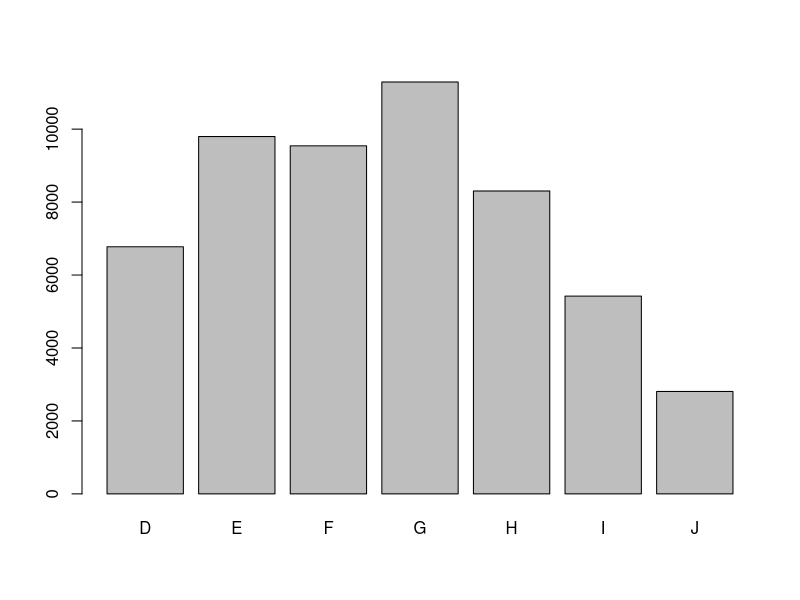
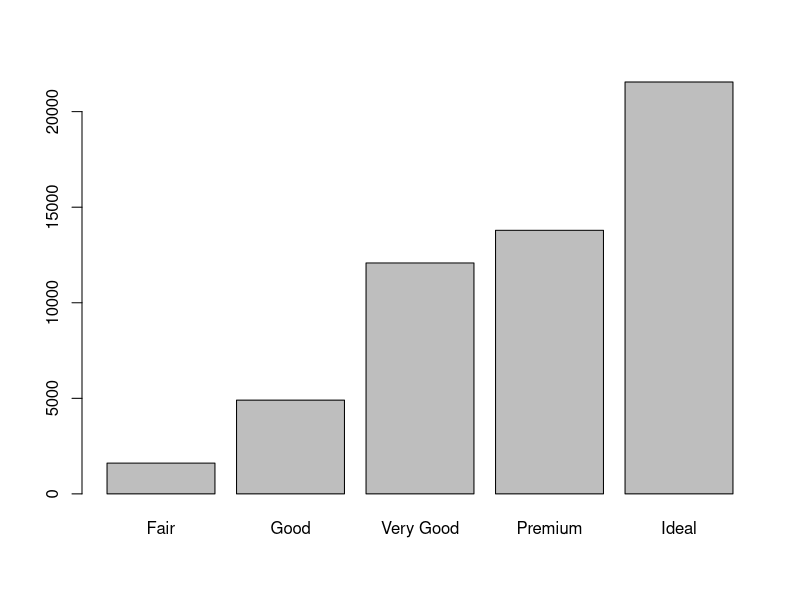
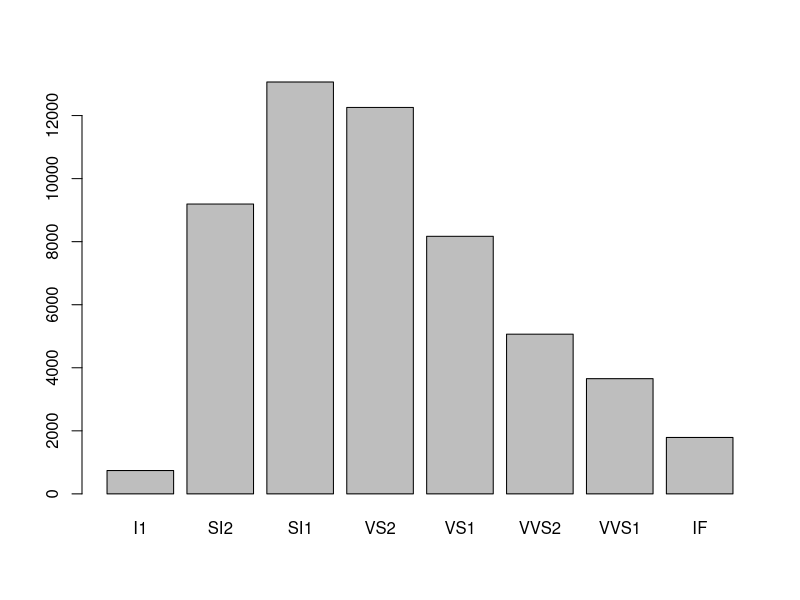
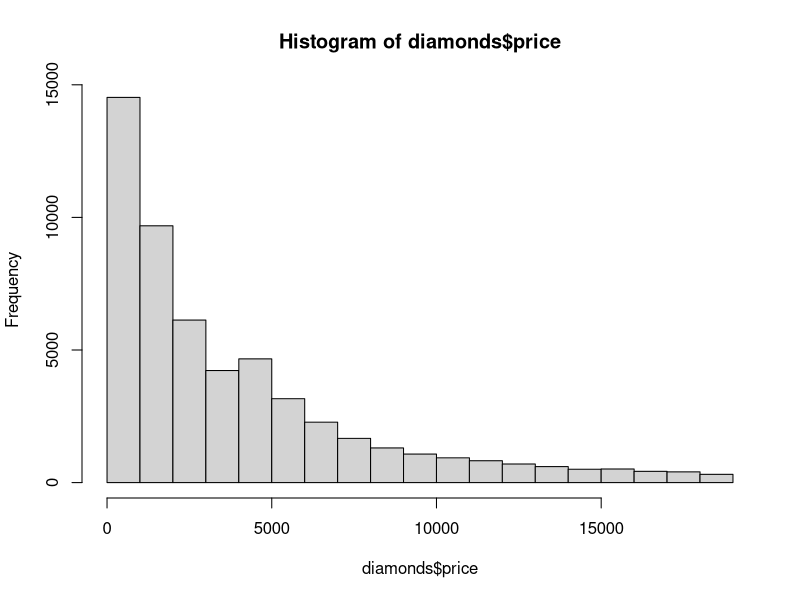
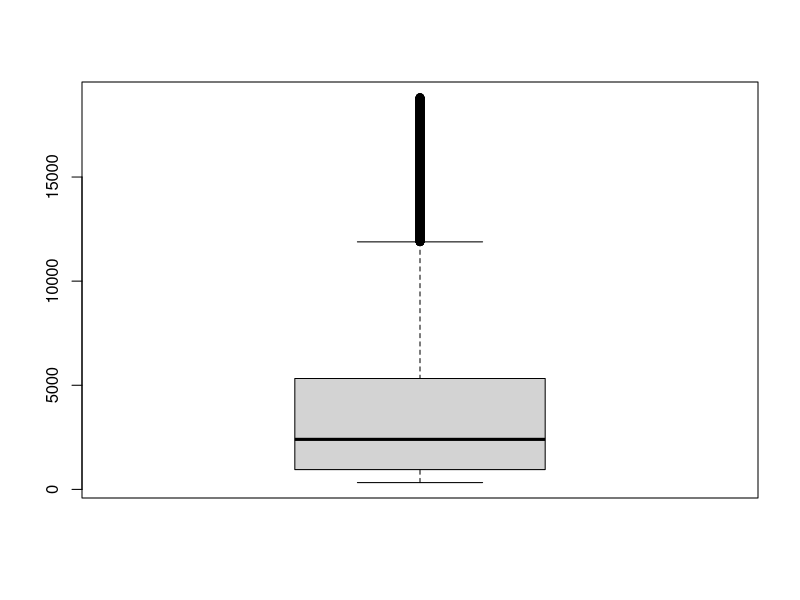
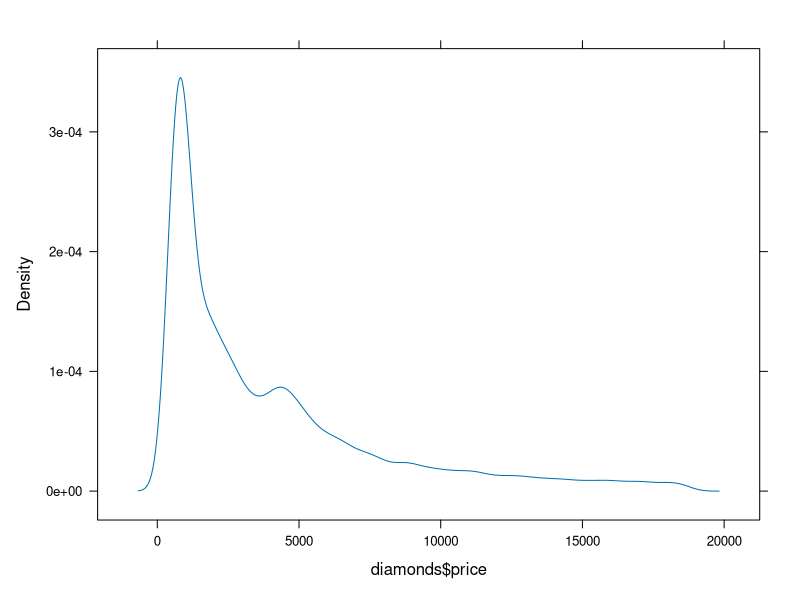

Recreate these plots in R, in order.
library(ggplot2)
library(lattice) # non-standard plotting library
data(diamonds)

# 2.1
# samples and features
samples <- dim(diamonds)[1]
features <- dim(diamonds)[2]

# data types
str(diamonds)

# balance
plot(diamonds$color) 
plot(diamonds$cut)
plot(diamonds$clarity)

# 2.2
hist(diamonds$price) 
boxplot(diamonds$price)  
densityplot(diamonds$price, plot.points = F)

# Is there a Trend? yes:
# What Trend? Exponential shrinking.
# From which plots can you derive it? The trend can be derived best from the density (and hist) plot.
